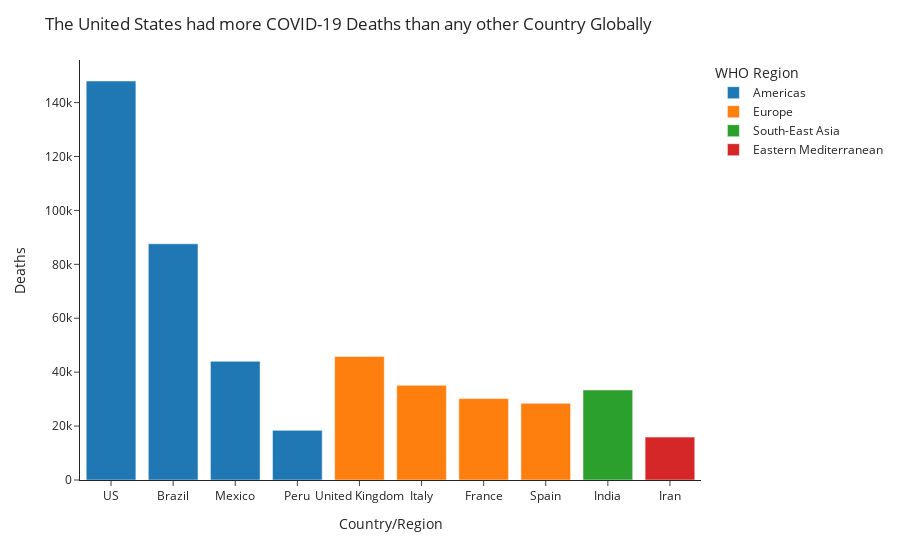

The cell this chart's notebook holds for it:
### Markdown cell above
Most of the reasons advanced above for why the United States had such high numbers of active COVID-19 cases in comparison to the rest of world can be applied to the high death numbers from the virus. A number of other reasons contributed to the high death toll.

Unlike the rest of the world, the United States did not use COVID tests recommended by the WHO. The CDC took the decision to develop and distribute it's own COVID_19 test (Lewis 2021). This proved to be a mistake as the test it developed was flawed. In addition to this, the CDC did not have the expertise to mass produce these tests on a large scale. Adding to the mix, was the reluctance of the Food and Drug Administration (FDA) to approve tests developed by the private sector. Piling onto this even further, the early guidance for getting tested for COVID-19 was also problematic. Tests were only issued to people who had been "hospitalized with severe symptoms and have recently traveled to a high risk area" (T. Lewis 2021). This **problematic testing** regime allowed the virus to spread undetected through the population (Lewis 2021).

By early August 2020, the United States had recorded just under 150,000 deaths as a result of COVID-19. Once again the United States led the way in the Americas. In Europe, the United Kingdom led the way. This is despite the fact that France was the first European country to report a COVID-19 case on 24 February 2020. France reported 30,212 deaths durng that period. This was slightly lower than the 45,844 deaths reported in the United Kingdom. In South-East Asia, India had the most number of deaths. Iran represented the Eastern Mediterranean with 15,912 deaths.

### Code cell
top_ten_deaths = df.sort_values(by=["Deaths"], ascending=False)
fig = px.bar(top_ten_deaths.head(10), x="Country/Region", y="Deaths", hover_name="Country/Region", color="WHO Region", template="simple_white")
fig.update_layout(
    height=400,
    title_text="The United States had more COVID-19 Deaths than any other Country Globally"
)
fig.update_xaxes(showticklabels=True)
fig.show()

### Figure 1 — Plotly figure (JSON) as saved in the notebook; plotly's stock layout.template omitted (floating-point values rounded to 4 significant figures)
{"data": [{"alignmentgroup": "True", "hovertemplate": "<b>%{hovertext}</b><br><br>WHO Region=Americas<br>Country/Region=%{x}<br>Deaths=%{y}<extra></extra>", "hovertext": ["US", "Brazil", "Mexico", "Peru"], "legendgroup": "Americas", "marker": {"color": "#1F77B4", "pattern": {"shape": ""}}, "name": "Americas", "offsetgroup": "Americas", "orientation": "v", "showlegend": true, "textposition": "auto", "type": "bar", "x": ["US", "Brazil", "Mexico", "Peru"], "xaxis": "x", "y": [148011, 87618, 44022, 18418], "yaxis": "y"}, {"alignmentgroup": "True", "hovertemplate": "<b>%{hovertext}</b><br><br>WHO Region=Europe<br>Country/Region=%{x}<br>Deaths=%{y}<extra></extra>", "hovertext": ["United Kingdom", "Italy", "France", "Spain"], "legendgroup": "Europe", "marker": {"color": "#FF7F0E", "pattern": {"shape": ""}}, "name": "Europe", "offsetgroup": "Europe", "orientation": "v", "showlegend": true, "textposition": "auto", "type": "bar", "x": ["United Kingdom", "Italy", "France", "Spain"], "xaxis": "x", "y": [45844, 35112, 30212, 28432], "yaxis": "y"}, {"alignmentgroup": "True", "hovertemplate": "<b>%{hovertext}</b><br><br>WHO Region=South-East Asia<br>Country/Region=%{x}<br>Deaths=%{y}<extra></extra>", "hovertext": ["India"], "legendgroup": "South-East Asia", "marker": {"color": "#2CA02C", "pattern": {"shape": ""}}, "name": "South-East Asia", "offsetgroup": "South-East Asia", "orientation": "v", "showlegend": true, "textposition": "auto", "type": "bar", "x": ["India"], "xaxis": "x", "y": [33408], "yaxis": "y"}, {"alignmentgroup": "True", "hovertemplate": "<b>%{hovertext}</b><br><br>WHO Region=Eastern Mediterranean<br>Country/Region=%{x}<br>Deaths=%{y}<extra></extra>", "hovertext": ["Iran"], "legendgroup": "Eastern Mediterranean", "marker": {"color": "#D62728", "pattern": {"shape": ""}}, "name": "Eastern Mediterranean", "offsetgroup": "Eastern Mediterranean", "orientation": "v", "showlegend": true, "textposition": "auto", "type": "bar", "x": ["Iran"], "xaxis": "x", "y": [15912], "yaxis": "y"}], "layout": {"autosize": true, "barmode": "relative", "legend": {"title": {"text": "WHO Region"}, "tracegroupgap": 0}, "margin": {"t": 60}, "title": {"text": "The United States had more COVID-19 Deaths than any other Country Globally"}, "xaxis": {"anchor": "y", "autorange": true, "domain": [0, 1], "range": [-0.5, 9.5], "showticklabels": true, "title": {"text": "Country/Region"}, "type": "category"}, "yaxis": {"anchor": "x", "autorange": true, "domain": [0, 1], "range": [0, 155800.0], "title": {"text": "Deaths"}, "type": "linear"}}}
